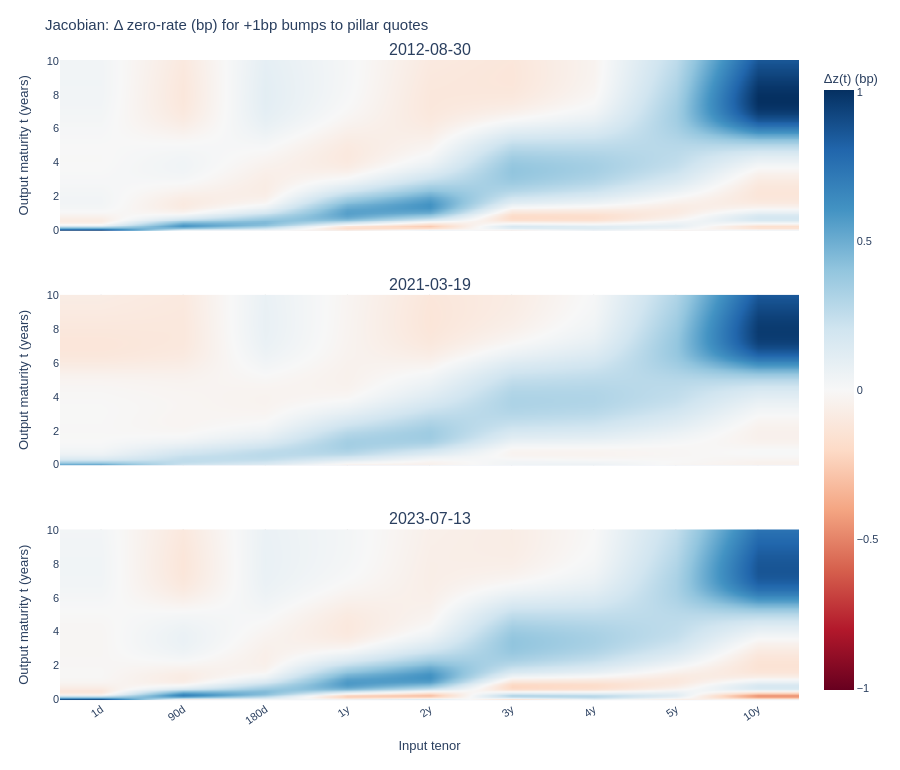

The code cell stored with this chart in its notebook:
### Markdown cell above
Now we compute the Jacobian of the implied zero rates with respect to the input swap rates. We can see whether each pillar quote produces a *local and sensible* influence on the zero curve (e.g., short-tenor bumps affecting mostly the short end, longer tenors driving the long end).

### Code cell
t_grid = np.linspace(1/360, 10.0, 100)
fig = plot_jacobian(model, test_market_rates_df, t_grid=t_grid, dates=dates)
fig.show()

### Figure 1 — Plotly figure (JSON) as saved in the notebook; plotly's stock layout.template omitted (floating-point values rounded to 4 significant figures; data arrays with more than 128 entries replaced by an {"elided": "..."} marker saying what was removed)
{"data": [{"coloraxis": "coloraxis", "hovertemplate": "t=%{y:.3f}y<br>pillar=%{x}<br>Δz(t)=%{z:.3f} bp (per +1bp bump)<extra></extra>", "type": "heatmap", "x": ["1d", "90d", "180d", "1y", "2y", "3y", "4y", "5y", "10y"], "xaxis": "x", "y": [0.002778, 0.1038, 0.2047, 0.3057, 0.4067, 0.5077, 0.6087, 0.7097, 0.8106, 0.9116, 1.013, 1.114, 1.215, 1.316, 1.417, 1.518, 1.618, 1.719, 1.82, 1.921, 2.022, 2.123, 2.224, 2.325, 2.426, 2.527, 2.628, 2.729, 2.83, 2.931, 3.032, 3.133, 3.234, 3.335, 3.436, 3.537, 3.638, 3.739, 3.84, 3.941, 4.042, 4.143, 4.244, 4.345, 4.446, 4.547, 4.648, 4.749, 4.85, 4.951, 5.052, 5.153, 5.254, 5.355, 5.456, 5.557, 5.658, 5.759, 5.86, 5.961, 6.062, 6.163, 6.264, 6.365, 6.466, 6.567, 6.668, 6.769, 6.87, 6.971, 7.072, 7.173, 7.273, 7.374, 7.475, 7.576, 7.677, 7.778, 7.879, 7.98, 8.081, 8.182, 8.283, 8.384, 8.485, 8.586, 8.687, 8.788, 8.889, 8.99, 9.091, 9.192, 9.293, 9.394, 9.495, 9.596, 9.697, 9.798, 9.899, 10.0], "yaxis": "y", "z": {"elided": "100x9 float values"}, "zmax": 1.007, "zmid": 0, "zmin": -1.007, "zsmooth": "best"}, {"coloraxis": "coloraxis", "hovertemplate": "t=%{y:.3f}y<br>pillar=%{x}<br>Δz(t)=%{z:.3f} bp (per +1bp bump)<extra></extra>", "type": "heatmap", "x": ["1d", "90d", "180d", "1y", "2y", "3y", "4y", "5y", "10y"], "xaxis": "x2", "y": [0.002778, 0.1038, 0.2047, 0.3057, 0.4067, 0.5077, 0.6087, 0.7097, 0.8106, 0.9116, 1.013, 1.114, 1.215, 1.316, 1.417, 1.518, 1.618, 1.719, 1.82, 1.921, 2.022, 2.123, 2.224, 2.325, 2.426, 2.527, 2.628, 2.729, 2.83, 2.931, 3.032, 3.133, 3.234, 3.335, 3.436, 3.537, 3.638, 3.739, 3.84, 3.941, 4.042, 4.143, 4.244, 4.345, 4.446, 4.547, 4.648, 4.749, 4.85, 4.951, 5.052, 5.153, 5.254, 5.355, 5.456, 5.557, 5.658, 5.759, 5.86, 5.961, 6.062, 6.163, 6.264, 6.365, 6.466, 6.567, 6.668, 6.769, 6.87, 6.971, 7.072, 7.173, 7.273, 7.374, 7.475, 7.576, 7.677, 7.778, 7.879, 7.98, 8.081, 8.182, 8.283, 8.384, 8.485, 8.586, 8.687, 8.788, 8.889, 8.99, 9.091, 9.192, 9.293, 9.394, 9.495, 9.596, 9.697, 9.798, 9.899, 10.0], "yaxis": "y2", "z": {"elided": "100x9 float values"}, "zmax": 1.007, "zmid": 0, "zmin": -1.007, "zsmooth": "best"}, {"coloraxis": "coloraxis", "hovertemplate": "t=%{y:.3f}y<br>pillar=%{x}<br>Δz(t)=%{z:.3f} bp (per +1bp bump)<extra></extra>", "type": "heatmap", "x": ["1d", "90d", "180d", "1y", "2y", "3y", "4y", "5y", "10y"], "xaxis": "x3", "y": [0.002778, 0.1038, 0.2047, 0.3057, 0.4067, 0.5077, 0.6087, 0.7097, 0.8106, 0.9116, 1.013, 1.114, 1.215, 1.316, 1.417, 1.518, 1.618, 1.719, 1.82, 1.921, 2.022, 2.123, 2.224, 2.325, 2.426, 2.527, 2.628, 2.729, 2.83, 2.931, 3.032, 3.133, 3.234, 3.335, 3.436, 3.537, 3.638, 3.739, 3.84, 3.941, 4.042, 4.143, 4.244, 4.345, 4.446, 4.547, 4.648, 4.749, 4.85, 4.951, 5.052, 5.153, 5.254, 5.355, 5.456, 5.557, 5.658, 5.759, 5.86, 5.961, 6.062, 6.163, 6.264, 6.365, 6.466, 6.567, 6.668, 6.769, 6.87, 6.971, 7.072, 7.173, 7.273, 7.374, 7.475, 7.576, 7.677, 7.778, 7.879, 7.98, 8.081, 8.182, 8.283, 8.384, 8.485, 8.586, 8.687, 8.788, 8.889, 8.99, 9.091, 9.192, 9.293, 9.394, 9.495, 9.596, 9.697, 9.798, 9.899, 10.0], "yaxis": "y3", "z": {"elided": "100x9 float values"}, "zmax": 1.007, "zmid": 0, "zmin": -1.007, "zsmooth": "best"}], "layout": {"annotations": [{"font": {"size": 16}, "showarrow": false, "text": "2012-08-30", "x": 0.5, "xanchor": "center", "xref": "paper", "y": 1, "yanchor": "bottom", "yref": "paper"}, {"font": {"size": 16}, "showarrow": false, "text": "2021-03-19", "x": 0.5, "xanchor": "center", "xref": "paper", "y": 0.6333, "yanchor": "bottom", "yref": "paper"}, {"font": {"size": 16}, "showarrow": false, "text": "2023-07-13", "x": 0.5, "xanchor": "center", "xref": "paper", "y": 0.2667, "yanchor": "bottom", "yref": "paper"}], "coloraxis": {"cmax": 1.007, "cmid": 0, "cmin": -1.007, "colorbar": {"title": {"text": "Δz(t) (bp)"}}, "colorscale": [[0, "rgb(103,0,31)"], [0.1, "rgb(178,24,43)"], [0.2, "rgb(214,96,77)"], [0.3, "rgb(244,165,130)"], [0.4, "rgb(253,219,199)"], [0.5, "rgb(247,247,247)"], [0.6, "rgb(209,229,240)"], [0.7, "rgb(146,197,222)"], [0.8, "rgb(67,147,195)"], [0.9, "rgb(33,102,172)"], [1, "rgb(5,48,97)"]]}, "font": {"family": "Arial", "size": 11}, "height": 770, "margin": {"b": 70, "l": 60, "r": 35, "t": 60}, "title": {"text": "Jacobian: Δ zero-rate (bp) for +1bp bumps to pillar quotes"}, "xaxis": {"anchor": "y", "automargin": true, "categoryarray": ["1d", "90d", "180d", "1y", "2y", "3y", "4y", "5y", "10y"], "categoryorder": "array", "domain": [0, 1], "gridcolor": "rgba(0,0,0,0.15)", "showgrid": true, "showticklabels": false, "tickangle": -35, "tickfont": {"size": 11}, "type": "category"}, "xaxis2": {"anchor": "y2", "automargin": true, "categoryarray": ["1d", "90d", "180d", "1y", "2y", "3y", "4y", "5y", "10y"], "categoryorder": "array", "domain": [0, 1], "gridcolor": "rgba(0,0,0,0.15)", "showgrid": true, "showticklabels": false, "tickangle": -35, "tickfont": {"size": 11}, "type": "category"}, "xaxis3": {"anchor": "y3", "automargin": true, "categoryarray": ["1d", "90d", "180d", "1y", "2y", "3y", "4y", "5y", "10y"], "categoryorder": "array", "domain": [0, 1], "gridcolor": "rgba(0,0,0,0.15)", "showgrid": true, "showticklabels": true, "tickangle": -35, "tickfont": {"size": 11}, "title": {"text": "Input tenor"}, "type": "category"}, "yaxis": {"anchor": "x", "domain": [0.7333, 1], "title": {"text": "Output maturity t (years)"}}, "yaxis2": {"anchor": "x2", "domain": [0.3667, 0.6333], "title": {"text": "Output maturity t (years)"}}, "yaxis3": {"anchor": "x3", "domain": [0, 0.2667], "title": {"text": "Output maturity t (years)"}}}}
